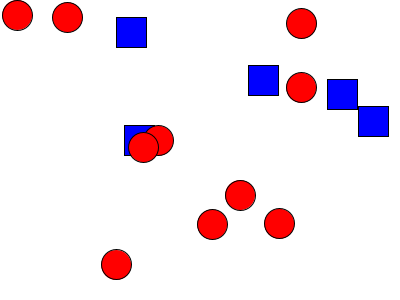
Frame 1 (no input)
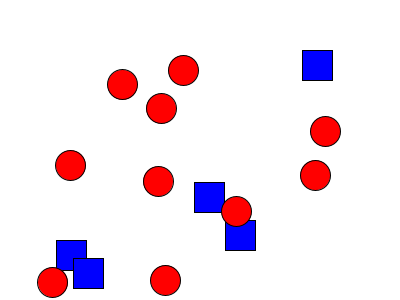
Frame 60 (the mouse pressed at the canvas centre just before this capture)
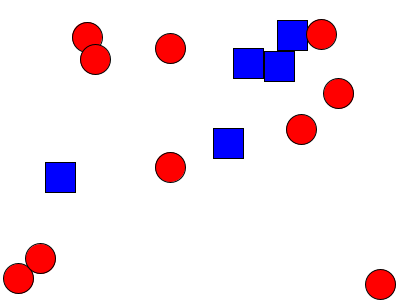
Frame 120 (the mouse held since frame 60 and released just before this capture)

The Processing sketch that drew these frames (run headless with seeded random() and noise(); from frame 60 on, the mouse is pressed at the canvas centre):

// Processing sketch: hw_boundAll
// ── hw_boundAll.pde
//hw_boundAll
//draw moving many ball
//2022/09/26
//1-4-45 Taiyu Honma
ArrayList<shikaku> s = new ArrayList<shikaku>();
ArrayList<maru> m = new ArrayList<maru>();
void setup() {
  size(400, 300);
  for(int i=0;i<5;i++){
    s.add(new shikaku());
  }
  for(int j=0;j<10;j++){
    m.add(new maru());
  }
}

class moving {
  float x;
  float y;
  float vx;
  float vy;
  float d;
  moving(){
    x = random(width);
    y = random(height);
    vx = random(-5,5);
    vy = random(-5,5);
  }
  void draw(){
    x += vx;
    y -= vy;
    x = min(width-d,x);
    y = min(height-d,y);
    x = max(x,d);
    y = max(y,d);
    if(x == width-d || x == d){
      vx = -vx;
    }
    if(y == height-d || y == d){
      vy = -vy;
    }
  }
}
class maru  extends moving{
  float r = 15;
  maru() {
    super();
    d = r;
  }
  void draw(){
    fill(255,0,0);
    super.draw();
    ellipse(x,y,r*2,r*2);
  }
}
class shikaku  extends moving{
  float w = 30;
  shikaku() {
    super();
    d = w/2;
  }
  void draw(){
    fill(0,0,255);
    super.draw();
    rect(x-w/2,y-w/2,w,w);
  }
}

void draw() {
  background(255);
 
  for(shikaku s: s){
    s.draw();
  }
  for(maru m: m){
    m.draw();
  }
}
